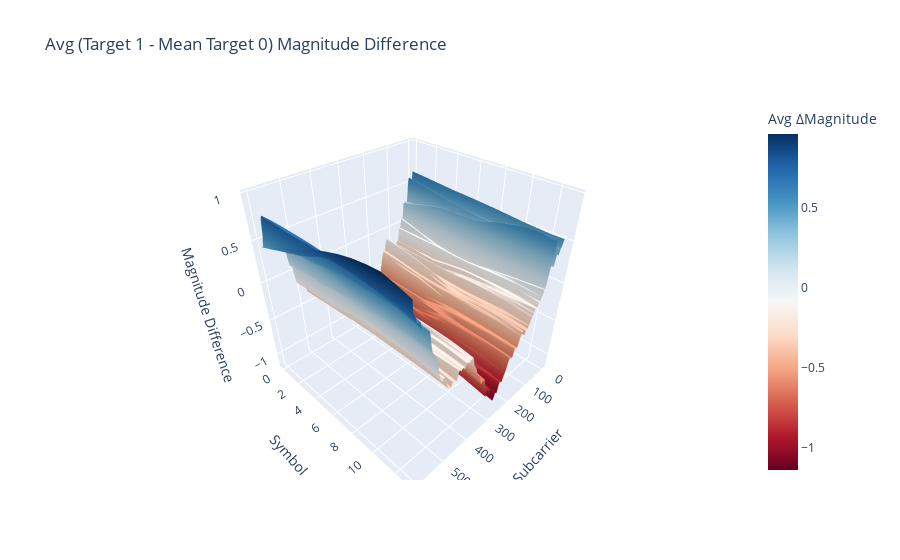

Notebook code cell kept with this figure:
### Code cell
import numpy as np
import plotly.graph_objects as go

# Convert to NumPy arrays
mag_0_arr = np.array(mag_0)  # Shape: (N, 100, 600)
mag_1_arr = np.array(mag_1)  # Shape: (N, 100, 600)

# Step 1: Compute average of mag_0 across blocks → shape: (100, 600)
avg_mag_0 = np.mean(mag_0_arr, axis=0)

# Step 2: Compute difference for each mag_1 block against avg_mag_0
diffs = mag_1_arr - avg_mag_0  # Broadcasting works: (N, 100, 600) - (100, 600)

# Step 3: Average the diffs across blocks → shape: (100, 600)
avg_diff = np.mean(diffs, axis=0)

# Step 4: Create axes
x = np.arange(avg_diff.shape[1])  # Subcarriers (600)
y = np.arange(avg_diff.shape[0])  # Symbols (100)

# Step 5: Plot the average difference
fig = go.Figure(data=[
    go.Surface(z=avg_diff, x=x, y=y, colorscale='RdBu', colorbar_title='Avg ΔMagnitude')
])

fig.update_layout(
    title='Avg (Target 1 - Mean Target 0) Magnitude Difference',
    scene=dict(
        xaxis_title='Subcarrier',
        yaxis_title='Symbol',
        zaxis_title='Magnitude Difference'
    ),
    autosize=True
)

fig.show()

### Figure 1 — Plotly figure (JSON) as saved in the notebook; plotly's stock layout.template omitted (floating-point values rounded to 4 significant figures; data arrays with more than 128 entries replaced by an {"elided": "..."} marker saying what was removed)
{"data": [{"colorbar": {"title": {"text": "Avg ΔMagnitude"}}, "colorscale": [[0, "rgb(103,0,31)"], [0.1, "rgb(178,24,43)"], [0.2, "rgb(214,96,77)"], [0.3, "rgb(244,165,130)"], [0.4, "rgb(253,219,199)"], [0.5, "rgb(247,247,247)"], [0.6, "rgb(209,229,240)"], [0.7, "rgb(146,197,222)"], [0.8, "rgb(67,147,195)"], [0.9, "rgb(33,102,172)"], [1, "rgb(5,48,97)"]], "type": "surface", "x": {"elided": "600 int values"}, "y": [0, 1, 2, 3, 4, 5, 6, 7, 8, 9, 10, 11, 12, 13], "z": {"elided": "14x600 float values"}}], "layout": {"autosize": true, "scene": {"xaxis": {"title": {"text": "Subcarrier"}}, "yaxis": {"title": {"text": "Symbol"}}, "zaxis": {"title": {"text": "Magnitude Difference"}}}, "title": {"text": "Avg (Target 1 - Mean Target 0) Magnitude Difference"}}}
